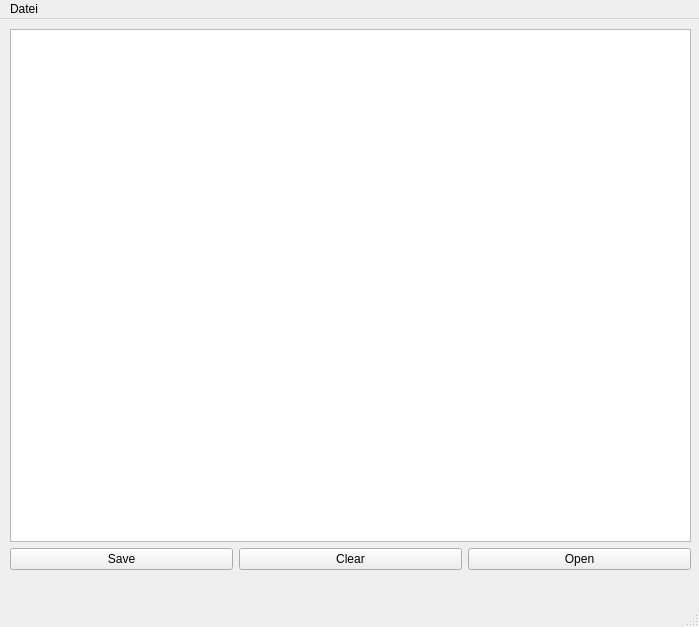
<?xml version="1.0" encoding="UTF-8"?>
<ui version="4.0">
 <class>MainWindow</class>
 <widget class="QMainWindow" name="MainWindow">
  <property name="geometry">
   <rect>
    <x>0</x>
    <y>0</y>
    <width>699</width>
    <height>627</height>
   </rect>
  </property>
  <property name="windowTitle">
   <string>Text Editor</string>
  </property>
  <widget class="QWidget" name="centralwidget">
   <widget class="QWidget" name="layoutWidget">
    <property name="geometry">
     <rect>
      <x>10</x>
      <y>10</y>
      <width>681</width>
      <height>541</height>
     </rect>
    </property>
    <layout class="QVBoxLayout" name="verticalLayout">
     <item>
      <widget class="QPlainTextEdit" name="plainTextEdit"/>
     </item>
     <item>
      <layout class="QHBoxLayout" name="horizontalLayout">
       <item>
        <widget class="QPushButton" name="buttonSave">
         <property name="text">
          <string>Save</string>
         </property>
        </widget>
       </item>
       <item>
        <widget class="QPushButton" name="buttonClear">
         <property name="text">
          <string>Clear</string>
         </property>
        </widget>
       </item>
       <item>
        <widget class="QPushButton" name="buttonOpen">
         <property name="text">
          <string>Open</string>
         </property>
        </widget>
       </item>
      </layout>
     </item>
    </layout>
   </widget>
  </widget>
  <widget class="QMenuBar" name="menubar">
   <property name="geometry">
    <rect>
     <x>0</x>
     <y>0</y>
     <width>699</width>
     <height>20</height>
    </rect>
   </property>
   <widget class="QMenu" name="menuDatei">
    <property name="title">
     <string>Datei</string>
    </property>
    <addaction name="actionOpen"/>
    <addaction name="actionSave"/>
    <addaction name="actionClear"/>
   </widget>
   <addaction name="menuDatei"/>
  </widget>
  <widget class="QStatusBar" name="statusbar"/>
  <action name="actionOpen">
   <property name="text">
    <string>Open</string>
   </property>
  </action>
  <action name="actionSave">
   <property name="text">
    <string>Save</string>
   </property>
  </action>
  <action name="actionClear">
   <property name="text">
    <string>Clear</string>
   </property>
  </action>
 </widget>
 <resources/>
 <connections/>
</ui>
